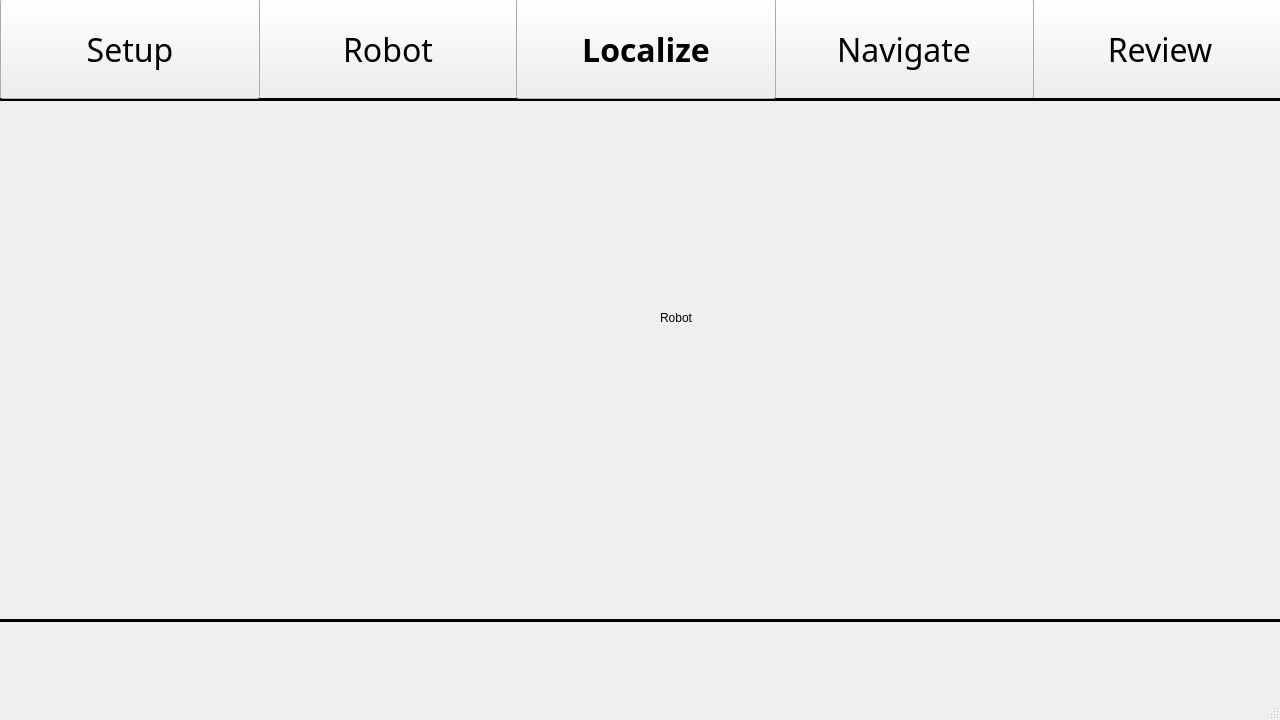
<?xml version="1.0" encoding="UTF-8"?>
<ui version="4.0">
 <class>MainWindow</class>
 <widget class="QMainWindow" name="MainWindow">
  <property name="geometry">
   <rect>
    <x>0</x>
    <y>0</y>
    <width>1280</width>
    <height>720</height>
   </rect>
  </property>
  <property name="windowTitle">
   <string>MainWindow</string>
  </property>
  <widget class="QWidget" name="centralwidget">
   <widget class="QLabel" name="label">
    <property name="geometry">
     <rect>
      <x>660</x>
      <y>310</y>
      <width>49</width>
      <height>16</height>
     </rect>
    </property>
    <property name="text">
     <string>Robot</string>
    </property>
   </widget>
   <widget class="QPushButton" name="review">
    <property name="geometry">
     <rect>
      <x>1032</x>
      <y>-1</y>
      <width>256</width>
      <height>100</height>
     </rect>
    </property>
    <property name="font">
     <font>
      <family>Arial Black</family>
      <pointsize>24</pointsize>
     </font>
    </property>
    <property name="text">
     <string>Review</string>
    </property>
   </widget>
   <widget class="Line" name="bottomline">
    <property name="geometry">
     <rect>
      <x>0</x>
      <y>100</y>
      <width>1280</width>
      <height>1040</height>
     </rect>
    </property>
    <property name="frameShadow">
     <enum>QFrame::Plain</enum>
    </property>
    <property name="lineWidth">
     <number>3</number>
    </property>
    <property name="orientation">
     <enum>Qt::Horizontal</enum>
    </property>
   </widget>
   <widget class="QPushButton" name="robot">
    <property name="geometry">
     <rect>
      <x>258</x>
      <y>-1</y>
      <width>260</width>
      <height>100</height>
     </rect>
    </property>
    <property name="font">
     <font>
      <family>Arial Black</family>
      <pointsize>24</pointsize>
     </font>
    </property>
    <property name="text">
     <string>Robot</string>
    </property>
   </widget>
   <widget class="QPushButton" name="navigate">
    <property name="geometry">
     <rect>
      <x>774</x>
      <y>-1</y>
      <width>260</width>
      <height>100</height>
     </rect>
    </property>
    <property name="font">
     <font>
      <family>Arial Black</family>
      <pointsize>24</pointsize>
     </font>
    </property>
    <property name="text">
     <string>Navigate</string>
    </property>
   </widget>
   <widget class="Line" name="topline">
    <property name="geometry">
     <rect>
      <x>0</x>
      <y>69</y>
      <width>1280</width>
      <height>60</height>
     </rect>
    </property>
    <property name="frameShadow">
     <enum>QFrame::Plain</enum>
    </property>
    <property name="lineWidth">
     <number>3</number>
    </property>
    <property name="orientation">
     <enum>Qt::Horizontal</enum>
    </property>
   </widget>
   <widget class="QLabel" name="IGMRlogo">
    <property name="geometry">
     <rect>
      <x>1191</x>
      <y>622</y>
      <width>89</width>
      <height>89</height>
     </rect>
    </property>
    <property name="text">
     <string/>
    </property>
    <property name="pixmap">
     <pixmap>Resource Files/igmr-v1-path.svg</pixmap>
    </property>
    <property name="scaledContents">
     <bool>true</bool>
    </property>
   </widget>
   <widget class="QPushButton" name="localize">
    <property name="geometry">
     <rect>
      <x>516</x>
      <y>-1</y>
      <width>260</width>
      <height>100</height>
     </rect>
    </property>
    <property name="font">
     <font>
      <family>Arial Black</family>
      <pointsize>24</pointsize>
      <bold>true</bold>
     </font>
    </property>
    <property name="text">
     <string>Localize</string>
    </property>
   </widget>
   <widget class="QPushButton" name="setup">
    <property name="geometry">
     <rect>
      <x>0</x>
      <y>-1</y>
      <width>260</width>
      <height>100</height>
     </rect>
    </property>
    <property name="font">
     <font>
      <family>Arial Black</family>
      <pointsize>24</pointsize>
     </font>
    </property>
    <property name="text">
     <string>Setup</string>
    </property>
   </widget>
  </widget>
  <widget class="QStatusBar" name="statusbar"/>
 </widget>
 <resources/>
 <connections/>
</ui>
